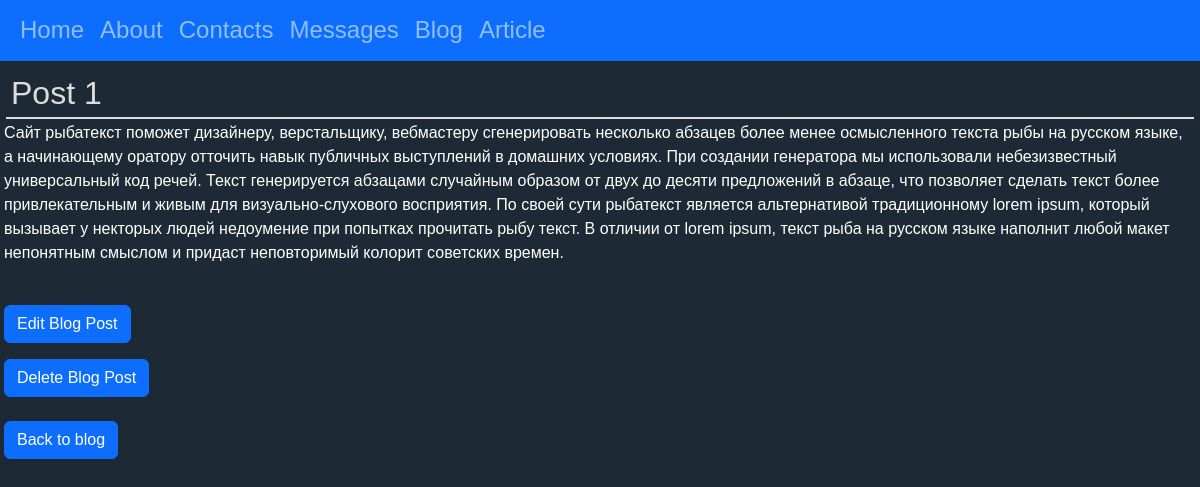
Page /blog/post/1/ on the committed database.
### blog/models.py (models this page shows, shortened)
class Post(models.Model):
    title = models.CharField(max_length=255)
    author = models.ForeignKey("auth.User", on_delete=models.CASCADE)
    body = models.TextField()

### blog/views.py (the view)
# urls.py: path("post/<int:pk>/", BlogDetailView.as_view(), name="post_detail"),
class BlogDetailView(DetailView):
    model = Post
    template_name = "post_detail.html"

### templates/post_detail.html
{% extends "base.html" %}
{% block content %}
    <div class="post_detail">
        <h2>{{ post.title }}</h2>
        <p>{{ post.body }}</p>
        <br>
        <a  class= "btn btn-primary mb-3" href="{% url 'post_edit' post.pk %}">Edit Blog Post</a>
        <br>
        <a  class= "btn btn-primary" href="{% url 'post_delete' post.pk %}">Delete Blog Post</a>
        <br>
        <br>
        <a  class= "btn btn-primary" href="{% url 'blog' %}">Back to blog</a>
    </div>
{% endblock content %}

### static/css/base.css (style rules this page uses)
body { background-color: #1d2a35; font-family: Verdana, Geneva, Tahoma, sans-serif; color: white; }
h2 { border-bottom: 2px #ddd solid; color: #ddd; text-align: left; padding: 5px; margin: 2px; }

### rows in the picture
Post: title "Post 1", body "Сайт рыбатекст поможет дизайнеру, верстальщику, вебмастеру сгенерировать несколько абзацев более менее осмысленного текста рыбы на русском языке, а начинающему оратору отточить навык публичных выступлений в домашних условиях. При создании генератора мы использовали небезизвестный универсальный код речей. Текст генерируется абзацами случайным образом от двух до десяти предложений в абзаце, что позволяет сделать текст более привлекательным и живым для визуально-слухового восприятия. По своей сути рыбатекст является альтернативой традиционному lorem ipsum, который вызывает у некторых людей недоумение при попытках прочитать рыбу текст. В отличии от lorem ipsum, текст рыба на русском языке…"
